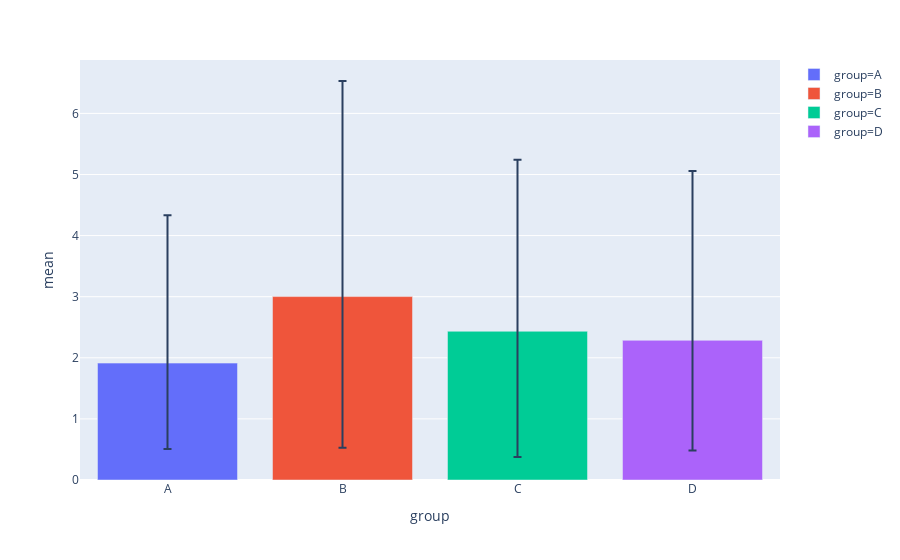

The code cell stored with this chart in its notebook:
### Markdown cell above
## Bars of `group` means with 95% confidence intervals

### Code cell
group_desc = data1.groupby("group")["y"].agg(["mean", "sem", "count"]).reset_index()
group_desc["df"] = group_desc["count"] - 1
group_desc["lower"] = group_desc["mean"] - scipy.stats.t.ppf(1 - 0.05 / 2, df = group_desc["df"]) * group_desc["sem"]
group_desc["upper"] = group_desc["mean"] + scipy.stats.t.ppf(1 - 0.05 / 2, df = group_desc["df"]) * group_desc["sem"]

# Plot
plotly.express.bar(group_desc, x = "group", y = "mean", error_y_minus = "lower", error_y = "upper", color = "group")

### Figure 1 — Plotly figure (JSON) as saved in the notebook; plotly's stock layout.template omitted (floating-point values rounded to 4 significant figures)
{"data": [{"alignmentgroup": "True", "error_y": {"array": [2.42], "arrayminus": [1.406]}, "hoverlabel": {"namelength": 0}, "hovertemplate": "group=%{x}<br>mean=%{y}", "legendgroup": "group=A", "marker": {"color": "#636efa"}, "name": "group=A", "offsetgroup": "group=A", "orientation": "v", "showlegend": true, "textposition": "auto", "type": "bar", "x": ["A"], "xaxis": "x", "y": [1.913], "yaxis": "y"}, {"alignmentgroup": "True", "error_y": {"array": [3.528], "arrayminus": [2.476]}, "hoverlabel": {"namelength": 0}, "hovertemplate": "group=%{x}<br>mean=%{y}", "legendgroup": "group=B", "marker": {"color": "#EF553B"}, "name": "group=B", "offsetgroup": "group=B", "orientation": "v", "showlegend": true, "textposition": "auto", "type": "bar", "x": ["B"], "xaxis": "x", "y": [3.002], "yaxis": "y"}, {"alignmentgroup": "True", "error_y": {"array": [2.808], "arrayminus": [2.06]}, "hoverlabel": {"namelength": 0}, "hovertemplate": "group=%{x}<br>mean=%{y}", "legendgroup": "group=C", "marker": {"color": "#00cc96"}, "name": "group=C", "offsetgroup": "group=C", "orientation": "v", "showlegend": true, "textposition": "auto", "type": "bar", "x": ["C"], "xaxis": "x", "y": [2.434], "yaxis": "y"}, {"alignmentgroup": "True", "error_y": {"array": [2.771], "arrayminus": [1.802]}, "hoverlabel": {"namelength": 0}, "hovertemplate": "group=%{x}<br>mean=%{y}", "legendgroup": "group=D", "marker": {"color": "#ab63fa"}, "name": "group=D", "offsetgroup": "group=D", "orientation": "v", "showlegend": true, "textposition": "auto", "type": "bar", "x": ["D"], "xaxis": "x", "y": [2.286], "yaxis": "y"}], "layout": {"barmode": "relative", "legend": {"tracegroupgap": 0}, "margin": {"t": 60}, "xaxis": {"anchor": "y", "categoryarray": ["A", "B", "C", "D"], "categoryorder": "array", "domain": [0, 1], "title": {"text": "group"}}, "yaxis": {"anchor": "x", "domain": [0, 1], "title": {"text": "mean"}}}}
